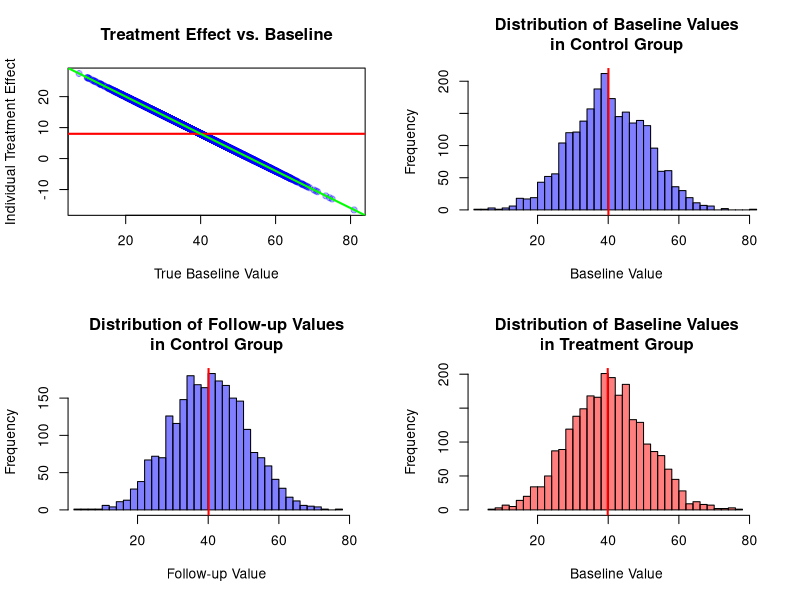
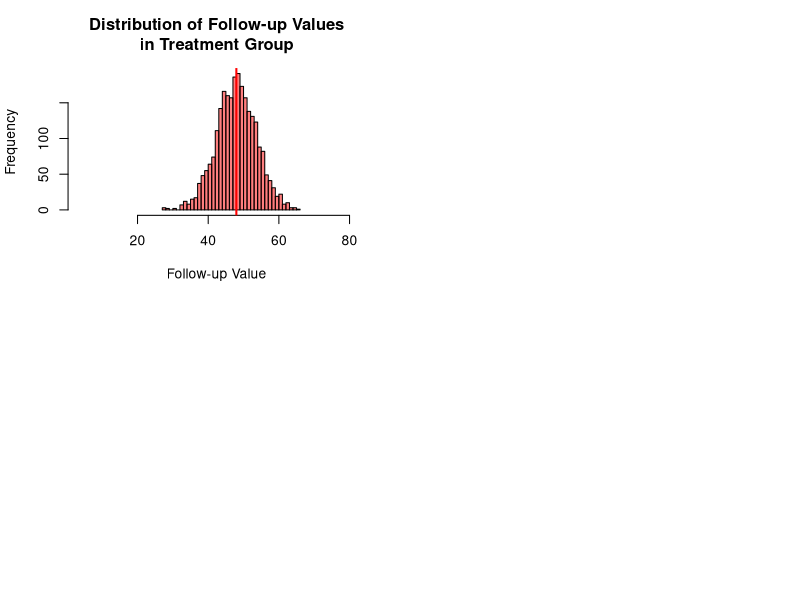
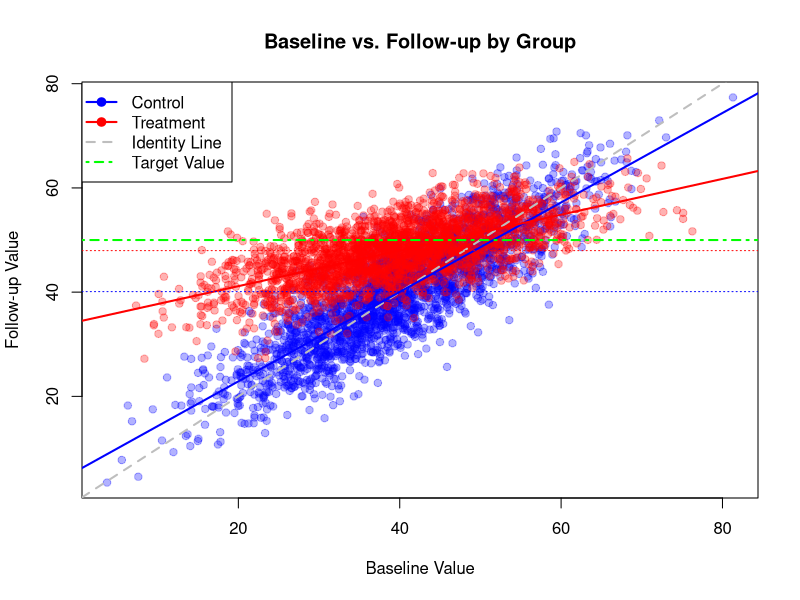
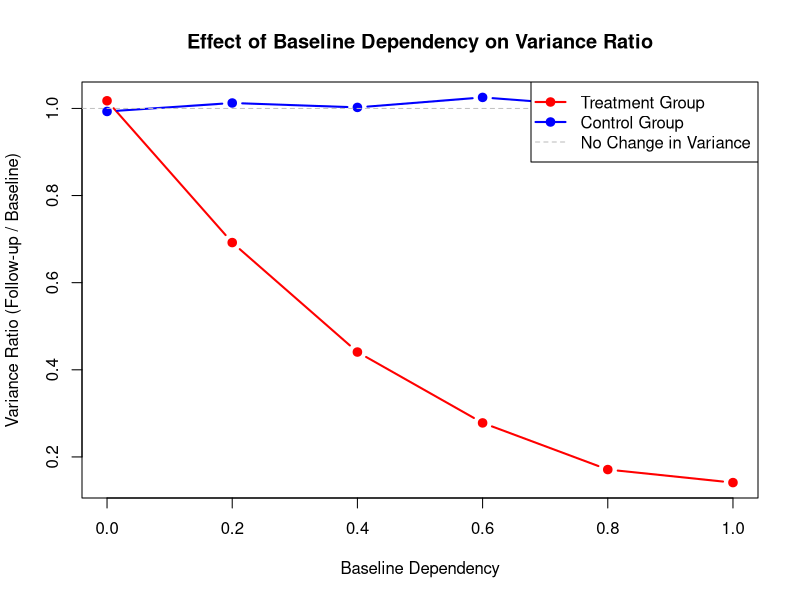
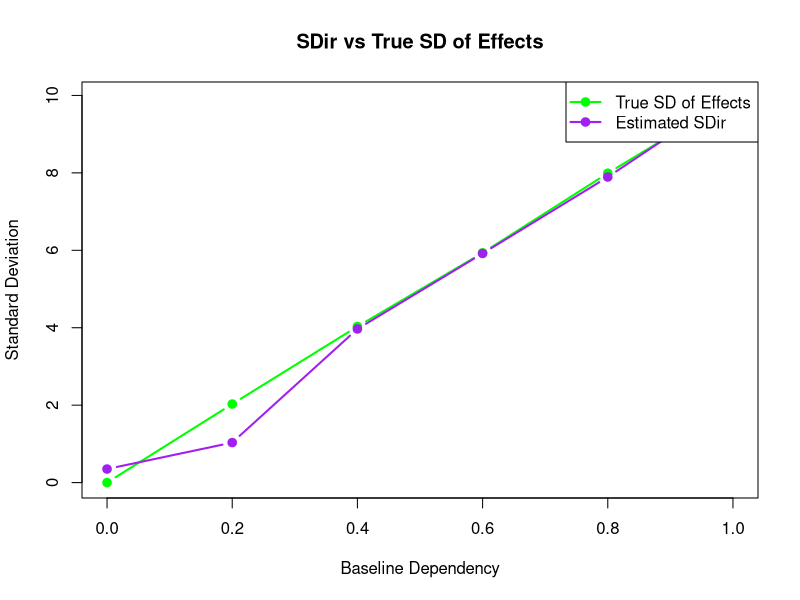

R code for these plots, in order:
# Simulation of a parallel group RCT with variance shrinkage effect
# Using the potential outcomes framework to demonstrate how treatments
# can have a "normalizing" effect that reduces variance

# Set seed for reproducibility
set.seed(12345)

# Function to generate data with a normalizing treatment effect
# Key parameters:
#   baseline_dependency: controls how much treatment effect depends on baseline (0-1)
#     - 0: constant treatment effect regardless of baseline
#     - 1: complete normalization toward a target value
simulate_normalizing_treatment <- function(n_total = 1000, 
                                           mean_effect = 5, 
                                           baseline_dependency = 0.5,
                                           target_value = 50,
                                           sd_baseline = 10,
                                           within_subject_sd = 4) {
  
  # Generate baseline values (true values before any measurement error)
  true_baseline <- rnorm(n_total, mean = 40, sd = sd_baseline)
  
  # Calculate treatment effects that depend on baseline values
  # For high baseline_dependency:
  #   - Individuals with high baseline values get larger negative effects
  #   - Individuals with low baseline values get larger positive effects
  #   - Result is "normalizing" toward the target value
  
  # Pure constant effect (when baseline_dependency = 0)
  constant_effect_component <- mean_effect
  
  # Normalization effect (when baseline_dependency > 0)
  # This moves values toward the target value
  normalization_component <- (target_value - true_baseline)
  
  # Combine the components based on the baseline_dependency parameter
  individual_effects <- (1 - baseline_dependency) * constant_effect_component + 
    baseline_dependency * normalization_component
  
  # Calculate potential outcomes
  potential_outcome_control <- true_baseline  # Y(0)
  potential_outcome_treatment <- true_baseline + individual_effects  # Y(1)
  
  # Calculate the correlation between potential outcomes
  cor_potential_outcomes <- cor(potential_outcome_control, potential_outcome_treatment)
  
  # Calculate the theoretical SD of individual treatment effects
  sd_y0 <- sd(potential_outcome_control)
  sd_y1 <- sd(potential_outcome_treatment)
  cov_y0_y1 <- cov(potential_outcome_control, potential_outcome_treatment)
  theoretical_var_D <- sd_y0^2 + sd_y1^2 - 2 * cov_y0_y1
  theoretical_sd_D <- sqrt(theoretical_var_D)
  
  # Randomize subjects to treatment or control
  # 1 = treatment, 0 = control
  treatment_assignment <- sample(c(0, 1), n_total, replace = TRUE)
  
  # Generate baseline measurements for all subjects (with measurement error)
  baseline_error <- rnorm(n_total, 0, within_subject_sd)
  baseline <- true_baseline + baseline_error
  
  # Generate follow-up measurements based on assignment
  followup_error <- rnorm(n_total, 0, within_subject_sd)
  
  # Initialize follow-up vector
  followup <- numeric(n_total)
  
  # Assign follow-up values based on treatment assignment
  for (i in 1:n_total) {
    if (treatment_assignment[i] == 1) {
      # Subject received treatment
      followup[i] <- potential_outcome_treatment[i] + followup_error[i]
    } else {
      # Subject received control
      followup[i] <- potential_outcome_control[i] + followup_error[i]
    }
  }
  
  # Calculate change for each subject
  change <- followup - baseline
  
  # Extract data for each group
  control_indices <- which(treatment_assignment == 0)
  treatment_indices <- which(treatment_assignment == 1)
  
  # Calculate SDs for each group
  sd_baseline_control <- sd(baseline[control_indices])
  sd_followup_control <- sd(followup[control_indices])
  sd_baseline_treatment <- sd(baseline[treatment_indices])
  sd_followup_treatment <- sd(followup[treatment_indices])
  
  # Calculate changes for each group
  change_control <- change[control_indices]
  change_treatment <- change[treatment_indices]
  
  # Calculate SDs of changes
  sd_change_control <- sd(change_control)
  sd_change_treatment <- sd(change_treatment)
  
  # Calculate SDir
  sdir <- sign(sd_change_treatment^2 - sd_change_control^2) * sqrt(abs(sd_change_treatment^2 - sd_change_control^2))
  
  # Return results
  list(
    baseline_dependency = baseline_dependency,
    cor_potential_outcomes = cor_potential_outcomes,
    n_control = length(control_indices),
    n_treatment = length(treatment_indices),
    true_effects = individual_effects,
    sd_true_effects = sd(individual_effects),
    theoretical_sd_effects = theoretical_sd_D,
    sdir = sdir,
    sd_baseline_control = sd_baseline_control,
    sd_followup_control = sd_followup_control,
    sd_baseline_treatment = sd_baseline_treatment,
    sd_followup_treatment = sd_followup_treatment,
    sd_change_control = sd_change_control,
    sd_change_treatment = sd_change_treatment,
    baseline_control = baseline[control_indices],
    followup_control = followup[control_indices],
    baseline_treatment = baseline[treatment_indices],
    followup_treatment = followup[treatment_indices],
    change_control = change_control,
    change_treatment = change_treatment,
    treatment_assignment = treatment_assignment,
    true_baseline = true_baseline,
    potential_outcome_control = potential_outcome_control,
    potential_outcome_treatment = potential_outcome_treatment
  )
}

# Let's test various levels of baseline dependency
dependency_levels <- seq(0, 1, by = 0.2)
n_sims <- 5  # Number of simulations per dependency level

results <- data.frame(
  baseline_dependency = numeric(),
  cor_potential_outcomes = numeric(),
  sd_y0 = numeric(),
  sd_y1 = numeric(),
  sd_true_effects = numeric(),
  theoretical_sd_effects = numeric(),
  sd_baseline_control = numeric(),
  sd_followup_control = numeric(),
  variance_ratio_control = numeric(),
  sd_baseline_treatment = numeric(),
  sd_followup_treatment = numeric(),
  variance_ratio_treatment = numeric(),
  sd_change_control = numeric(),
  sd_change_treatment = numeric(),
  sdir = numeric(),
  sim = numeric()
)

for (dep in dependency_levels) {
  for (sim in 1:n_sims) {
    # Run the simulation
    sim_result <- simulate_normalizing_treatment(
      n_total = 2000,
      mean_effect = 5,
      baseline_dependency = dep,
      target_value = 50,
      sd_baseline = 10,
      within_subject_sd = 4
    )
    
    # Add to results
    results <- rbind(results, data.frame(
      baseline_dependency = dep,
      cor_potential_outcomes = sim_result$cor_potential_outcomes,
      sd_y0 = sd(sim_result$potential_outcome_control),
      sd_y1 = sd(sim_result$potential_outcome_treatment),
      sd_true_effects = sim_result$sd_true_effects,
      theoretical_sd_effects = sim_result$theoretical_sd_effects,
      sd_baseline_control = sim_result$sd_baseline_control,
      sd_followup_control = sim_result$sd_followup_control,
      variance_ratio_control = (sim_result$sd_followup_control^2) / (sim_result$sd_baseline_control^2),
      sd_baseline_treatment = sim_result$sd_baseline_treatment,
      sd_followup_treatment = sim_result$sd_followup_treatment,
      variance_ratio_treatment = (sim_result$sd_followup_treatment^2) / (sim_result$sd_baseline_treatment^2),
      sd_change_control = sim_result$sd_change_control,
      sd_change_treatment = sim_result$sd_change_treatment,
      sdir = sim_result$sdir,
      sim = sim
    ))
  }
}

# Calculate average results for each dependency level
avg_results <- aggregate(
  . ~ baseline_dependency, 
  data = results[, !names(results) %in% "sim"], 
  FUN = mean
)

# Print the results
print(avg_results)

# Analyze one specific level of baseline dependency in detail
detailed_dep <- 0.6  # Higher dependency = stronger normalizing effect
detailed_sim <- simulate_normalizing_treatment(
  n_total = 5000,
  mean_effect = 5,
  baseline_dependency = detailed_dep,
  target_value = 50,
  sd_baseline = 10,
  within_subject_sd = 4
)

# Print detailed results
cat("\n===== Detailed Simulation with Baseline Dependency =", detailed_dep, "=====\n")
cat("Correlation between potential outcomes:", detailed_sim$cor_potential_outcomes, "\n")
cat("SD of potential outcome under control:", sd(detailed_sim$potential_outcome_control), "\n")
cat("SD of potential outcome under treatment:", sd(detailed_sim$potential_outcome_treatment), "\n")
cat("Variance ratio of potential outcomes (treatment/control):", 
    (sd(detailed_sim$potential_outcome_treatment)^2) / (sd(detailed_sim$potential_outcome_control)^2), "\n")
cat("\nSD of baseline in control group:", detailed_sim$sd_baseline_control, "\n")
cat("SD of follow-up in control group:", detailed_sim$sd_followup_control, "\n")
cat("Variance ratio in control group (follow-up/baseline):", 
    (detailed_sim$sd_followup_control^2) / (detailed_sim$sd_baseline_control^2), "\n")
cat("\nSD of baseline in treatment group:", detailed_sim$sd_baseline_treatment, "\n")
cat("SD of follow-up in treatment group:", detailed_sim$sd_followup_treatment, "\n")
cat("Variance ratio in treatment group (follow-up/baseline):", 
    (detailed_sim$sd_followup_treatment^2) / (detailed_sim$sd_baseline_treatment^2), "\n")
cat("\nSD of changes in control group:", detailed_sim$sd_change_control, "\n")
cat("SD of changes in treatment group:", detailed_sim$sd_change_treatment, "\n")
cat("Ratio of SDs of changes (treatment/control):", 
    detailed_sim$sd_change_treatment / detailed_sim$sd_change_control, "\n")
cat("\nSD of true individual effects:", detailed_sim$sd_true_effects, "\n")
cat("Theoretical SD of individual effects:", detailed_sim$theoretical_sd_effects, "\n")
cat("Estimated SDir:", detailed_sim$sdir, "\n")

cat("\nKey finding: Despite true heterogeneity in treatment effects,")
cat("\nthe variance shrinkage effect can make the SD of changes in")
cat("\nthe treatment group smaller than in the control group.\n")

# Visualize the results

# 1. Plot the relationship between baseline values and individual effects
par(mfrow=c(2, 2))

plot(detailed_sim$true_baseline, detailed_sim$true_effects,
     main="Treatment Effect vs. Baseline",
     xlab="True Baseline Value",
     ylab="Individual Treatment Effect",
     pch=19,
     col=rgb(0, 0, 1, 0.3))  # Blue with transparency
abline(h=mean(detailed_sim$true_effects), col="red", lwd=2)
abline(lm(detailed_sim$true_effects ~ detailed_sim$true_baseline), col="green", lwd=2)

# 2. Plot the distribution of baseline and follow-up values in each group
hist(detailed_sim$baseline_control,
     main="Distribution of Baseline Values\nin Control Group",
     xlab="Baseline Value",
     col=rgb(0, 0, 1, 0.5),
     xlim=range(c(detailed_sim$baseline_control, detailed_sim$baseline_treatment,
                  detailed_sim$followup_control, detailed_sim$followup_treatment)),
     breaks=30)
abline(v=mean(detailed_sim$baseline_control), col="red", lwd=2)

hist(detailed_sim$followup_control,
     main="Distribution of Follow-up Values\nin Control Group",
     xlab="Follow-up Value",
     col=rgb(0, 0, 1, 0.5),
     xlim=range(c(detailed_sim$baseline_control, detailed_sim$baseline_treatment,
                  detailed_sim$followup_control, detailed_sim$followup_treatment)),
     breaks=30)
abline(v=mean(detailed_sim$followup_control), col="red", lwd=2)

hist(detailed_sim$baseline_treatment,
     main="Distribution of Baseline Values\nin Treatment Group",
     xlab="Baseline Value",
     col=rgb(1, 0, 0, 0.5),
     xlim=range(c(detailed_sim$baseline_control, detailed_sim$baseline_treatment,
                  detailed_sim$followup_control, detailed_sim$followup_treatment)),
     breaks=30)
abline(v=mean(detailed_sim$baseline_treatment), col="red", lwd=2)

hist(detailed_sim$followup_treatment,
     main="Distribution of Follow-up Values\nin Treatment Group",
     xlab="Follow-up Value",
     col=rgb(1, 0, 0, 0.5),
     xlim=range(c(detailed_sim$baseline_control, detailed_sim$baseline_treatment,
                  detailed_sim$followup_control, detailed_sim$followup_treatment)),
     breaks=30)
abline(v=mean(detailed_sim$followup_treatment), col="red", lwd=2)

# Reset the plotting layout
par(mfrow=c(1, 1))

# 3. Plot baseline vs. follow-up for both groups
plot(detailed_sim$baseline_control, detailed_sim$followup_control,
     main="Baseline vs. Follow-up by Group",
     xlab="Baseline Value",
     ylab="Follow-up Value",
     pch=19,
     col=rgb(0, 0, 1, 0.3),  # Blue for control
     xlim=range(c(detailed_sim$baseline_control, detailed_sim$baseline_treatment)),
     ylim=range(c(detailed_sim$followup_control, detailed_sim$followup_treatment)))

points(detailed_sim$baseline_treatment, detailed_sim$followup_treatment,
       pch=19,
       col=rgb(1, 0, 0, 0.3))  # Red for treatment

# Add identity line (y = x)
abline(0, 1, col="gray", lwd=2, lty=2)

# Add regression lines
control_lm <- lm(detailed_sim$followup_control ~ detailed_sim$baseline_control)
treatment_lm <- lm(detailed_sim$followup_treatment ~ detailed_sim$baseline_treatment)

abline(control_lm, col="blue", lwd=2)
abline(treatment_lm, col="red", lwd=2)

# Add horizontal lines at the means
abline(h=mean(detailed_sim$followup_control), col="blue", lwd=1, lty=3)
abline(h=mean(detailed_sim$followup_treatment), col="red", lwd=1, lty=3)

# Add target value line
abline(h=50, col="green", lwd=2, lty=4)

legend("topleft", 
       legend=c("Control", "Treatment", "Identity Line", "Target Value"), 
       col=c("blue", "red", "gray", "green"), 
       pch=c(19, 19, NA, NA),
       lty=c(1, 1, 2, 4),
       lwd=c(2, 2, 2, 2))

# 4. Plot the relationship between baseline dependency and variance ratio
dependency_plot_data <- data.frame(
  dependency = dependency_levels,
  variance_ratio_control = numeric(length(dependency_levels)),
  variance_ratio_treatment = numeric(length(dependency_levels))
)

for (i in 1:length(dependency_levels)) {
  dep <- dependency_levels[i]
  dep_data <- subset(results, baseline_dependency == dep)
  dependency_plot_data$variance_ratio_control[i] <- mean(dep_data$variance_ratio_control)
  dependency_plot_data$variance_ratio_treatment[i] <- mean(dep_data$variance_ratio_treatment)
}

plot(dependency_plot_data$dependency, dependency_plot_data$variance_ratio_treatment,
     type="b", col="red", lwd=2, pch=19,
     main="Effect of Baseline Dependency on Variance Ratio",
     xlab="Baseline Dependency",
     ylab="Variance Ratio (Follow-up / Baseline)",
     ylim=range(c(dependency_plot_data$variance_ratio_control, 
                  dependency_plot_data$variance_ratio_treatment)))

lines(dependency_plot_data$dependency, dependency_plot_data$variance_ratio_control,
      type="b", col="blue", lwd=2, pch=19)

abline(h=1, lty=2, col="gray")

legend("topright", 
       legend=c("Treatment Group", "Control Group", "No Change in Variance"), 
       col=c("red", "blue", "gray"), 
       lty=c(1, 1, 2),
       lwd=c(2, 2, 1),
       pch=c(19, 19, NA))

# 5. Plot the relationship between baseline dependency and SDir vs true effect SD
sdir_comparison <- data.frame(
  dependency = dependency_levels,
  sdir = numeric(length(dependency_levels)),
  true_sd = numeric(length(dependency_levels))
)

for (i in 1:length(dependency_levels)) {
  dep <- dependency_levels[i]
  dep_data <- subset(results, baseline_dependency == dep)
  sdir_comparison$sdir[i] <- mean(dep_data$sdir)
  sdir_comparison$true_sd[i] <- mean(dep_data$sd_true_effects)
}

plot(sdir_comparison$dependency, sdir_comparison$true_sd,
     type="b", col="green", lwd=2, pch=19,
     main="SDir vs True SD of Effects",
     xlab="Baseline Dependency",
     ylab="Standard Deviation",
     ylim=range(c(0, sdir_comparison$true_sd)))

lines(sdir_comparison$dependency, sdir_comparison$sdir,
      type="b", col="purple", lwd=2, pch=19)

legend("topright", 
       legend=c("True SD of Effects", "Estimated SDir"), 
       col=c("green", "purple"), 
       lty=1,
       lwd=2,
       pch=19)